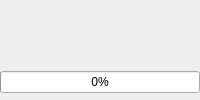
<?xml version="1.0" encoding="UTF-8"?>
<!-- SPDX-License-Identifier: BSD-3-Clause -->
<!-- The installing page's content: the logo, one status line, and the progress bar with its percentage inside
     (Installer.qs feeds them from the Framework's own label and bar, which are hidden: the Framework rewrites its
     label on every step). -->
<ui version="4.0">
 <class>ProgressForm</class>
 <widget class="QWidget" name="ProgressForm">
  <!-- Takes the page's spare height, with its content at the top like every other page's. -->
  <property name="sizePolicy">
   <sizepolicy hsizetype="Preferred" vsizetype="Expanding">
    <horstretch>0</horstretch>
    <verstretch>1</verstretch>
   </sizepolicy>
  </property>
  <layout class="QVBoxLayout" name="ProgressColumn">
   <!-- The row gap of every page (Installer.qs). -->
   <property name="spacing">
    <number>8</number>
   </property>
   <property name="leftMargin">
    <number>0</number>
   </property>
   <property name="topMargin">
    <number>0</number>
   </property>
   <property name="rightMargin">
    <number>0</number>
   </property>
   <property name="bottomMargin">
    <number>0</number>
   </property>
   <!-- The logo in a row of its own, 32 above the rows (Installer.qs, logoStep): the row gap and 24 under it. -->
   <item>
    <layout class="QHBoxLayout" name="ProgressLogoRow">
     <property name="leftMargin">
      <number>0</number>
     </property>
     <property name="topMargin">
      <number>0</number>
     </property>
     <property name="rightMargin">
      <number>0</number>
     </property>
     <property name="bottomMargin">
      <number>24</number>
     </property>
     <item>
      <widget class="QLabel" name="EdiProgressLogo"/>
     </item>
    </layout>
   </item>
   <item>
    <widget class="QLabel" name="EdiProgressStatus"/>
   </item>
   <item>
    <widget class="QProgressBar" name="EdiProgressBar">
     <property name="textVisible">
      <bool>true</bool>
     </property>
     <property name="format">
      <string>%p%</string>
     </property>
     <property name="value">
      <number>0</number>
     </property>
    </widget>
   </item>
   <item>
    <spacer name="ProgressSpacer">
     <property name="orientation">
      <enum>Qt::Vertical</enum>
     </property>
    </spacer>
   </item>
  </layout>
 </widget>
</ui>
